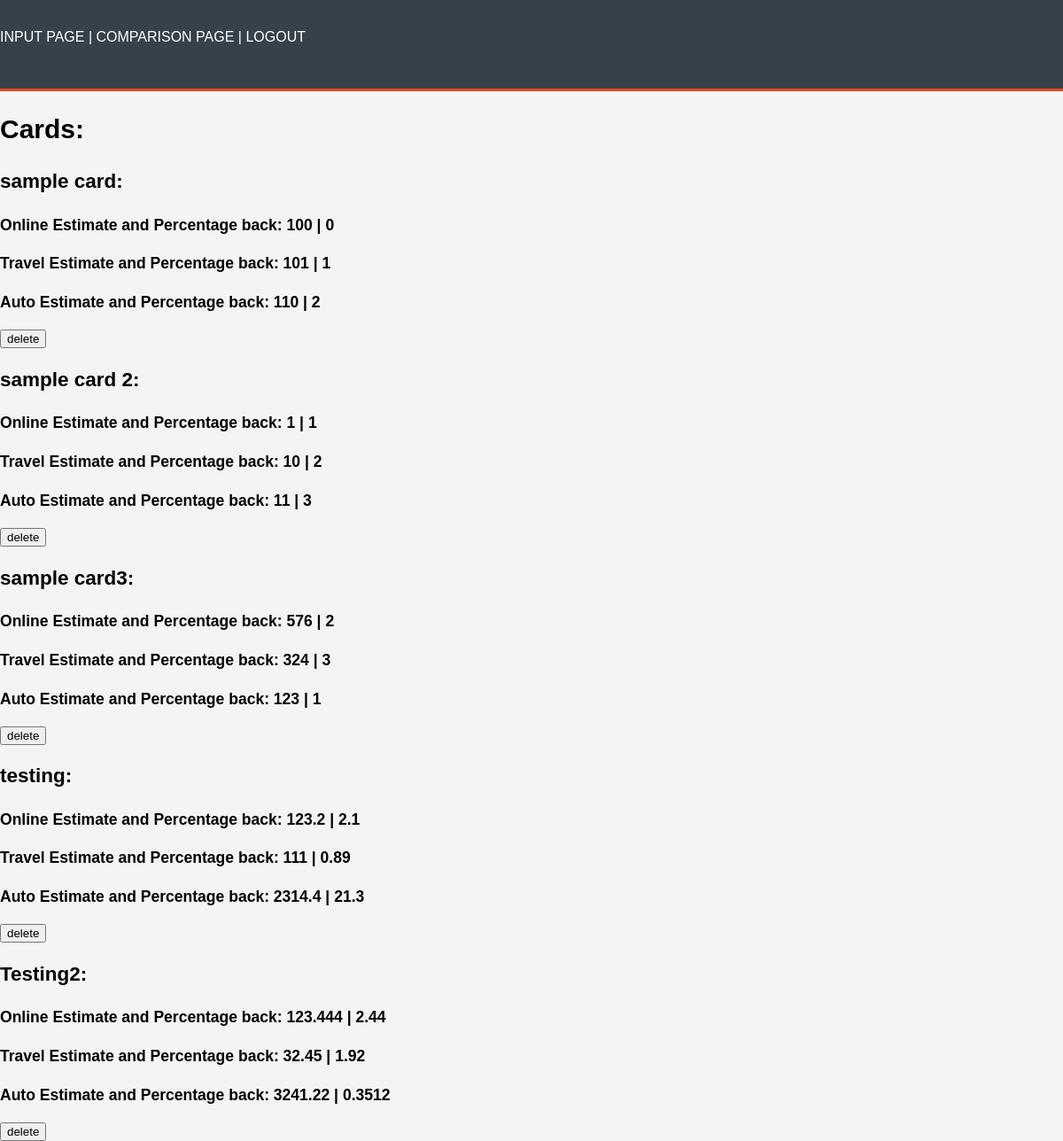
The page /output (signed in) on the database as committed earlier.
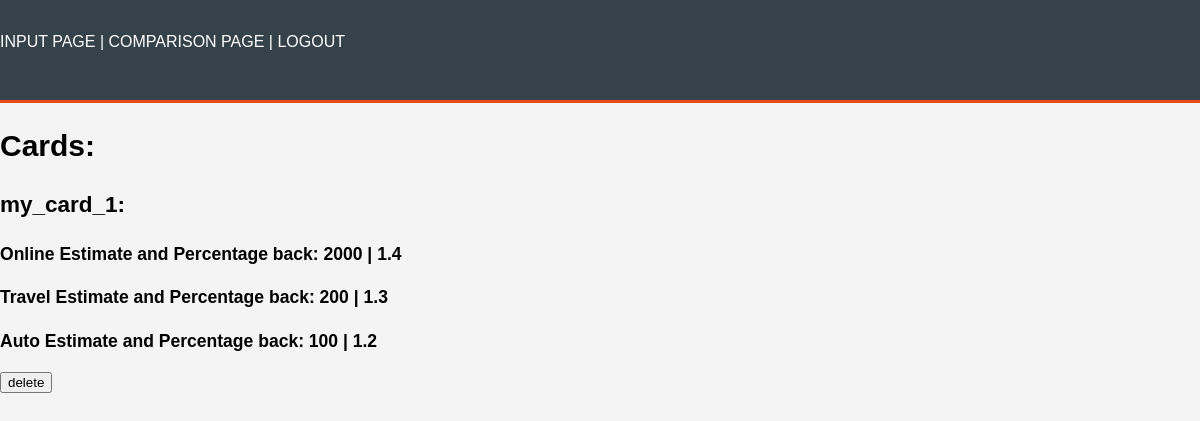
The same page on the database as committed later.
### app/models.py (models this page shows, shortened)
class UserCards(db.Model):
    id = db.Column(db.Integer, primary_key=True)
    userID = db.Column(db.Numeric, db.ForeignKey('user.id'))
    cardName = db.Column(db.String, index=True)
    onlineEstimate = db.Column(db.Numeric(precision=2, asdecimal=False, decimal_return_scale=None), index=True)
    cbOnlinePercentage = db.Column(db.Numeric(precision=2, asdecimal=False, decimal_return_scale=None), index=True)
    travelEstimate = db.Column(db.Numeric(precision=2, asdecimal=False, decimal_return_scale=None), index=True)
    cbTravelPercentage = db.Column(db.Numeric(precision=2, asdecimal=False, decimal_return_scale=None), index=True)
    autoEstimate = db.Column(db.Numeric(precision=2, asdecimal=False, decimal_return_scale=None), index=True)
    cbAutoPercentage = db.Column(db.Numeric(precision=2, asdecimal=False, decimal_return_scale=None), index=True)

### app/routes.py (the view)
@app.route('/output')
def output():
    if not current_user.is_authenticated:
        return redirect(url_for('login'))
    usercards = current_user.usercards.all()
    return render_template('output.html', usercards=usercards)

### app/models.py (called while the page is built)
@login.user_loader
def load_user(id):
    return User.query.get(int(id))

### app/templates/output.html (shortened to what this page needs)
{% extends "base.html" %}
{% block title %}
<link rel="stylesheet" href="{{ url_for('static', filename='css/style.css') }}">
{% endblock %}
{% block header %}
{% if current_user.is_anonymous %}
<a href="{{ url_for('home') }}">Home | </a>
<a href="{{ url_for('login') }}">Login | </a>
<a href="{{ url_for('register') }}">Register</a>
{% else %}
<a href="{{ url_for('input_page') }}">Input Page | </a>
<a href="{{ url_for('comparison') }}">Comparison Page | </a>
<a href="{{ url_for('logout') }}">Logout</a>
{% endif %}
{% endblock %}
{% block body %}
<h1>Cards:</h1>
{% for card in usercards %}
<h2>{{card.cardName}}: </h2>
<h3>
    Online Estimate and Percentage back: {{card.onlineEstimate}} | {{card.cbOnlinePercentage}}
</h3>
<h3>
    Travel Estimate and Percentage back: {{card.travelEstimate}} | {{card.cbTravelPercentage}}
</h3>
<h3>
    Auto Estimate and Percentage back: {{card.autoEstimate}} | {{card.cbAutoPercentage}}
</h3>
<button class="delete" id={{card.id}} >delete</button>
{% endfor %}
{% endblock %}

Rows that differ between the two databases and show on the page:
removed UserCards: cardName "sample card", onlineEstimate "100", cbOnlinePercentage "0", travelEstimate "101", cbTravelPercentage "1", autoEstimate "110", cbAutoPercentage "2"
removed UserCards: cardName "sample card 2", onlineEstimate "1", cbOnlinePercentage "1", travelEstimate "10", cbTravelPercentage "2", autoEstimate "11", cbAutoPercentage "3"
removed UserCards: cardName "sample card3", onlineEstimate "576", cbOnlinePercentage "2", travelEstimate "324", cbTravelPercentage "3", autoEstimate "123", cbAutoPercentage "1"
removed UserCards: cardName "testing", onlineEstimate "123.2", cbOnlinePercentage "2.1", travelEstimate "111", cbTravelPercentage "0.89", autoEstimate "2314.4", cbAutoPercentage "21.3"
removed UserCards: cardName "Testing2", onlineEstimate "123.444", cbOnlinePercentage "2.44", travelEstimate "32.45", cbTravelPercentage "1.92", autoEstimate "3241.22", cbAutoPercentage "0.3512"
added UserCards: cardName "my_card_1", onlineEstimate "2000", cbOnlinePercentage "1.4", travelEstimate "200", cbTravelPercentage "1.3", autoEstimate "100", cbAutoPercentage "1.2"
